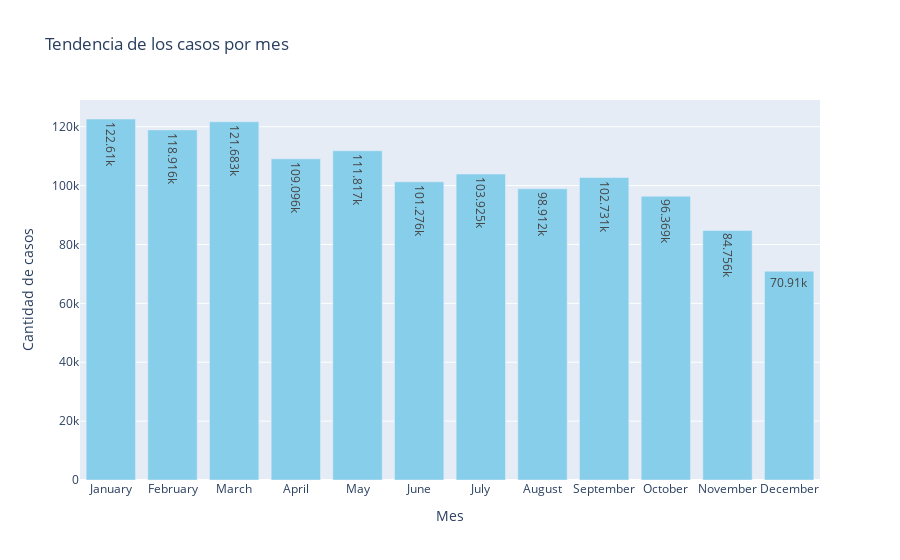
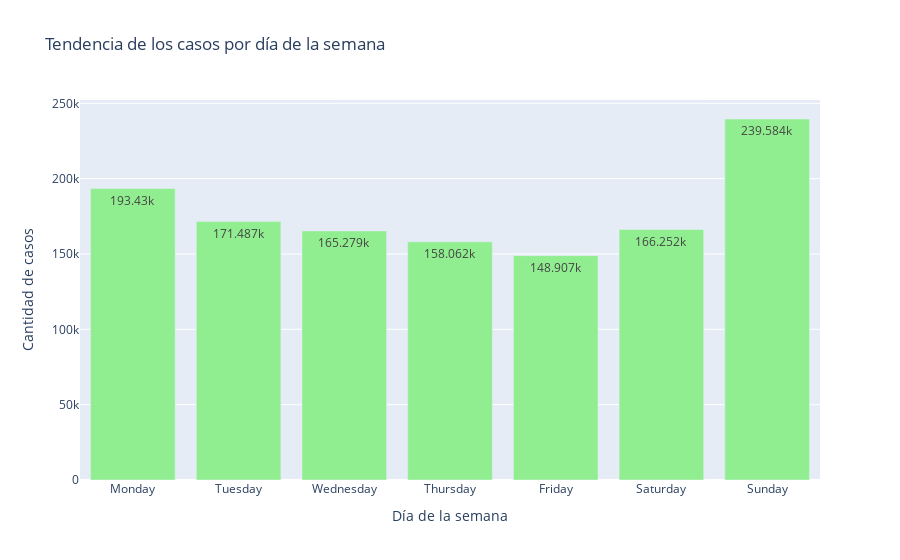

Write notebook code for charts like these, in order.
### Code cell
import pandas as pd
import plotly.express as px

df['FECHA HECHO'] = pd.to_datetime(df['FECHA HECHO'], dayfirst=True, errors='coerce')

# Crear una columna para el nombre del mes y otra para el nombre del día de la semana
df['MES'] = df['FECHA HECHO'].dt.month_name()
df['DIA'] = df['FECHA HECHO'].dt.day_name()

# Agrupar por mes y sumar la cantidad de casos
df_mes = df.groupby('MES')['CANTIDAD'].sum().reindex([
    'January', 'February', 'March', 'April', 'May', 'June', 
    'July', 'August', 'September', 'October', 'November', 'December'
]).reset_index()

# Agrupar por día de la semana y sumar la cantidad de casos
df_dia = df.groupby('DIA')['CANTIDAD'].sum().reindex([
    'Monday', 'Tuesday', 'Wednesday', 'Thursday', 'Friday', 'Saturday', 'Sunday'
]).reset_index()

# Crear el gráfico de tendencia por mes
fig_mes = px.bar(
    df_mes,
    x='MES',
    y='CANTIDAD',
    title='Tendencia de los casos por mes',
    labels={'CANTIDAD': 'Cantidad de casos', 'MES': 'Mes'},
    text_auto=True
)
fig_mes.update_traces(marker_color='skyblue')
fig_mes.show()
fig_mes.write_html('graphics/month.html') #usado para crear el grafico carpeta/nombre.html


# Crear el gráfico de tendencia por día de la semana
fig_dia = px.bar(
    df_dia,
    x='DIA',
    y='CANTIDAD',
    title='Tendencia de los casos por día de la semana',
    labels={'CANTIDAD': 'Cantidad de casos', 'DIA': 'Día de la semana'},
    text_auto=True
)
fig_dia.update_traces(marker_color='lightgreen')
fig_dia.show()
fig_dia.write_html('graphics/day.html') #usado para crear el grafico carpeta/nombre.html

### Figure 1 — Plotly figure (JSON) as saved in the notebook; plotly's stock layout.template omitted (floating-point values rounded to 4 significant figures)
{"data": [{"alignmentgroup": "True", "hovertemplate": "Mes=%{x}<br>Cantidad de casos=%{y}<extra></extra>", "legendgroup": "", "marker": {"color": "skyblue", "pattern": {"shape": ""}}, "name": "", "offsetgroup": "", "orientation": "v", "showlegend": false, "textposition": "auto", "texttemplate": "%{y}", "type": "bar", "x": ["January", "February", "March", "April", "May", "June", "July", "August", "September", "October", "November", "December"], "xaxis": "x", "y": [122610, 118916, 121683, 109096, 111817, 101276, 103925, 98912, 102731, 96369, 84756, 70910], "yaxis": "y"}], "layout": {"barmode": "relative", "legend": {"tracegroupgap": 0}, "title": {"text": "Tendencia de los casos por mes"}, "xaxis": {"anchor": "y", "domain": [0, 1], "title": {"text": "Mes"}}, "yaxis": {"anchor": "x", "domain": [0, 1], "title": {"text": "Cantidad de casos"}}}}

### Figure 2 — Plotly figure (JSON) as saved in the notebook; plotly's stock layout.template omitted (floating-point values rounded to 4 significant figures)
{"data": [{"alignmentgroup": "True", "hovertemplate": "Día de la semana=%{x}<br>Cantidad de casos=%{y}<extra></extra>", "legendgroup": "", "marker": {"color": "lightgreen", "pattern": {"shape": ""}}, "name": "", "offsetgroup": "", "orientation": "v", "showlegend": false, "textposition": "auto", "texttemplate": "%{y}", "type": "bar", "x": ["Monday", "Tuesday", "Wednesday", "Thursday", "Friday", "Saturday", "Sunday"], "xaxis": "x", "y": [193430, 171487, 165279, 158062, 148907, 166252, 239584], "yaxis": "y"}], "layout": {"barmode": "relative", "legend": {"tracegroupgap": 0}, "title": {"text": "Tendencia de los casos por día de la semana"}, "xaxis": {"anchor": "y", "domain": [0, 1], "title": {"text": "Día de la semana"}}, "yaxis": {"anchor": "x", "domain": [0, 1], "title": {"text": "Cantidad de casos"}}}}
